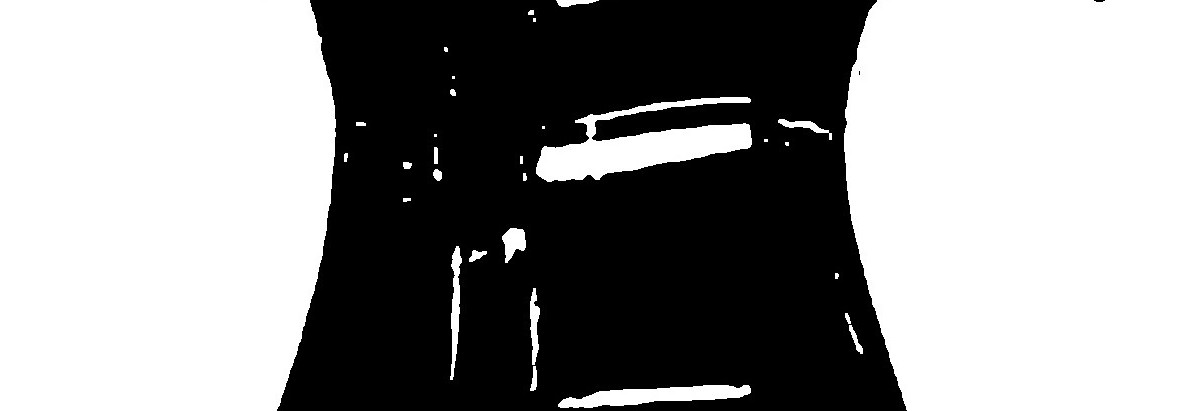
%> input picture 液体表面张力/第一次拟合/matlab拟合前.jpg, 1178 x 411 px
$ octave 'matlab代码.m'   (GNU Octave 9; MATLAB toolbox functions it lacks are replaced by stand-ins)
%> lines starting %> are read from the running program, lines starting %| are printed output that depends on the picture; in (x1, y1, x2, y2) boxes, pixels count from 0 and x2, y2 are one past the last pixel; in counts of white or black regions, pixels touching at a corner belong together; the program's own positions count from 1
%% 液桥法测量表面张力系数
% 参考文献:
% [1] C. Ferrera, J. M. Montanero, M. G. Cabezas,
%     "An analysis of the sensitivity of pendant drops and liquid bridges...",
%     Meas. Sci. Technol. 18 (2007) 3713–3723.

clear; clc; close all;

%% ==================== 第一部分：图像预处理与轮廓提取 ====================

% 读取二值化液桥图像
img = imread('matlab拟合前.jpg');
%> img is the input picture: size 411x1178x3 uint8; min 0, max 255, mean 144.1

% 确保为二值图像
if size(img, 3) == 3
    img_gray = rgb2gray(img);
else
    img_gray = img;
end

% 二值化
bw_raw = imbinarize(img_gray);
%> bw_raw: size 411x1178 logical; 56.5% white; 3 black regions (2 under 20 px), largest, box (x1, y1, x2, y2) and area: (277, 0, 907, 411) 210544
bw_img = ~bw_raw;  % 取反：黑色变白色（液体区域）
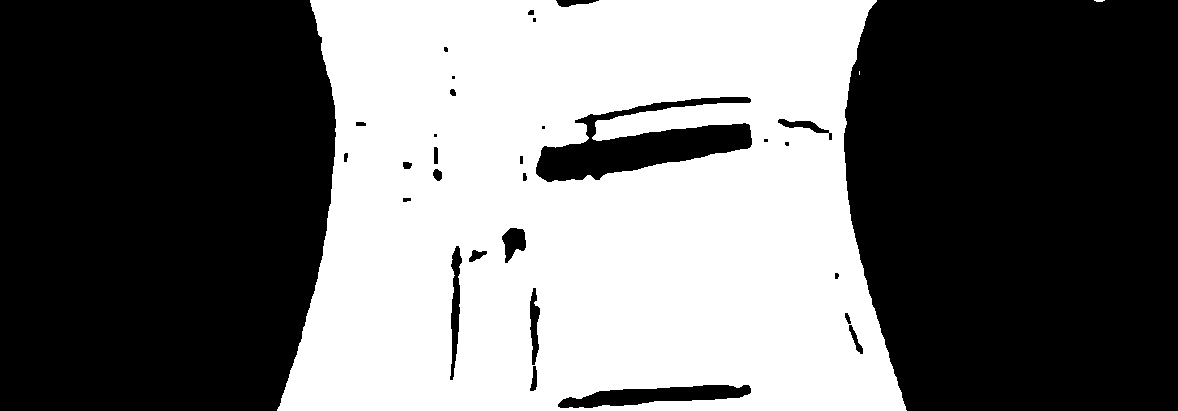
%> bw_img: size 411x1178 logical; 43.5% white; 3 white regions (2 under 20 px), largest, box (x1, y1, x2, y2) and area: (277, 0, 907, 411) 210544
% 显示原始和反转图像
figure('Name', '液桥图像处理流程', 'Position', [100 100 1800 500]);

subplot(1, 6, 1);
imshow(bw_raw);
title('原始图像（黑=液体）');

subplot(1, 6, 2);
imshow(bw_img);
title('反转后（白=液体）');

% 清理小噪点
bw_clean = bwareaopen(bw_img, 30);  % 移除小噪点
%> bw_clean: size 411x1178 logical; 43.5% white; 1 white region, box (x1, y1, x2, y2) and area: (277, 0, 907, 411) 210544
bw_clean = imfill(bw_clean, 'holes'); % 填充孔洞
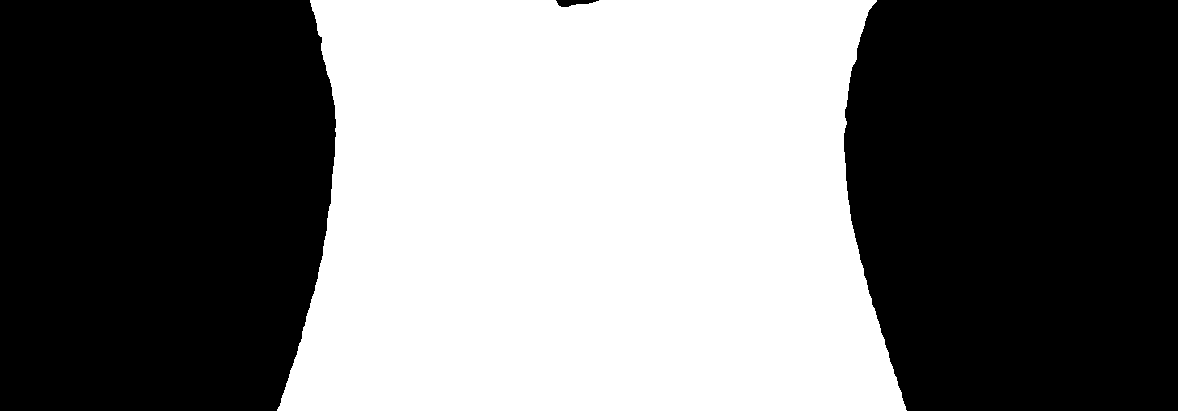
%> bw_clean: size 411x1178 logical; 46.3% white; 1 white region, box (x1, y1, x2, y2) and area: (277, 0, 907, 411) 224213

subplot(1, 6, 3);
imshow(bw_clean);
title('清理后');

% 标记连通区域
[labeled_img, num_regions] = bwlabel(bw_clean);
%> labeled_img: size 411x1178 double; values 0 (black) and 1 (white), 46.3% white; 1 white region
%> num_regions = 1
fprintf('检测到 %d 个连通区域\n', num_regions);
%| 检测到 1 个连通区域
subplot(1, 6, 4);
imshow(label2rgb(labeled_img, 'jet', 'k', 'shuffle'));
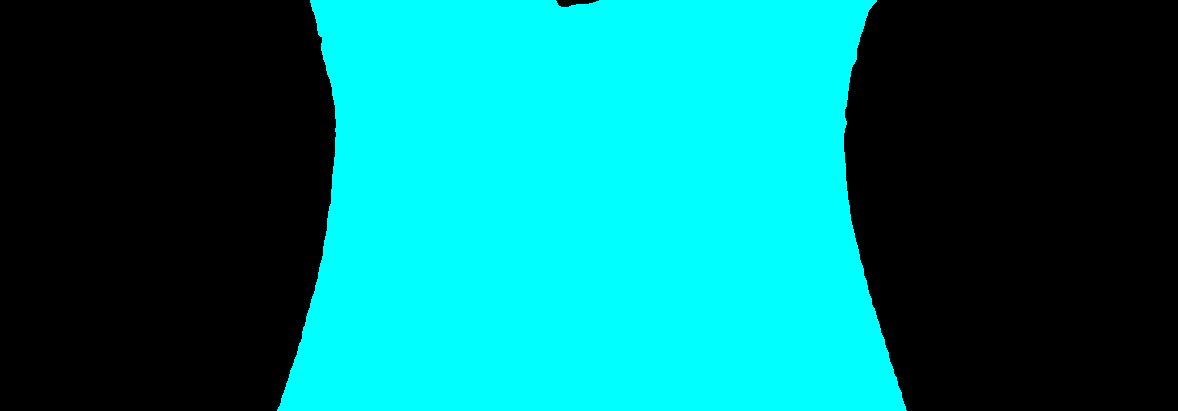
%> displayed picture: size 411x1178x3, on the screen's scale of 0 to 255; mean R, G, B 0, 118.1, 118.1
title(sprintf('标记区域 (%d个)', num_regions));

% 提取区域属性
region_props = regionprops(labeled_img, 'Area', 'BoundingBox', 'Centroid', 'PixelList');
%> region_props = 1 region; box (x1, y1, x2, y2), Area and Centroid: (277, 0, 907, 411) 224213 [591.4 211.4]

% 筛选液桥区域：保留较大区域（排除微小噪点）
areas = [region_props.Area];
%> areas = 224213
[~, sort_idx] = sort(areas, 'descend');
%> sort_idx = 1

% 保留前2个最大区域（左右两个液桥）
num_keep = min(2, num_regions);
%> num_keep = 1
valid_regions = sort_idx(1:num_keep);
%> valid_regions = 1

fprintf('保留的液桥区域: ');
for i = valid_regions
    fprintf('区域%d(面积=%d) ', i, region_props(i).Area);
end
%> this loop made 1 pass
%| 保留的液桥区域: 区域1(面积=224213)
fprintf('\n');

% 合并液桥区域
liquid_mask = false(size(bw_clean));
for i = valid_regions
    liquid_mask = liquid_mask | (labeled_img == i);
end

% 形态学闭运算连接左右液桥（如果中间有微小断裂）
se = strel('disk', 20);
liquid_mask = imclose(liquid_mask, se);
%> liquid_mask: size 411x1178 logical; 46.3% white; 1 white region, box (x1, y1, x2, y2) and area: (277, 0, 907, 411) 224295

subplot(1, 6, 5);
imshow(liquid_mask);
title('合并液桥区域');

% 提取最终轮廓
[B, ~] = bwboundaries(liquid_mask, 'noholes');
%> B = 1 boundary; box (x1, y1, x2, y2) and points: (277, 0, 907, 411) 2016

% 选择最大的轮廓（合并后的液桥）
max_len = 0;
main_idx = 1;
for i = 1:length(B)
    if length(B{i}) > max_len
        max_len = length(B{i});
        main_idx = i;
    end
end
%> this loop made 1 pass
%> (max_len, main_idx) on pass 1: (2016, 1)

boundary = B{main_idx};
%> boundary = 2016 rows, first 12: [410 278; 409 279; 408 279; 407 280; 406 280; 405 281; 404 281; 403 281; 402 282; 401 282; 400 282; 399 282]
y_all = boundary(:, 1);
%> y_all = 2016 values, max 411 at index 1386, min 1 at index 410, mean 212.6
x_all = boundary(:, 2);
%> x_all = 2016 values, max 907 at index 1386, min 278 at index 1, mean 592.3

% ==================== 正确识别液桥主体 ====================

% 找到液桥的垂直范围
y_min = min(y_all);
%> y_min = 1
y_max = max(y_all);
%> y_max = 411
x_min = min(x_all);
%> x_min = 278
x_max = max(x_all);
%> x_max = 907

% 分析每一行的宽度分布，找到液桥主体（最宽处）
y_range = y_min:y_max;
%> y_range = 411 values from 1 to 411
widths = zeros(size(y_range));

for i = 1:length(y_range)
    y = y_range(i);
    x_at_y = x_all(y_all == y);
    if ~isempty(x_at_y)
        widths(i) = max(x_at_y) - min(x_at_y);
    end
end
%> this loop made 411 passes
%> x_at_y on passes 2 to 4: [311; 557; 597; 598; 599; 877], [311; 558; 559; 594; 595; 596; 876], [312; 560; 561; 590; 591; 592; 593; 875]
%> after the loop, widths = 411 values, max 629 at index 411, min 508 at index 134, mean 545.1

% 找到液桥主体（宽度最大的连续区域）
% 使用平滑减少噪声影响
%> (the run ends here)
